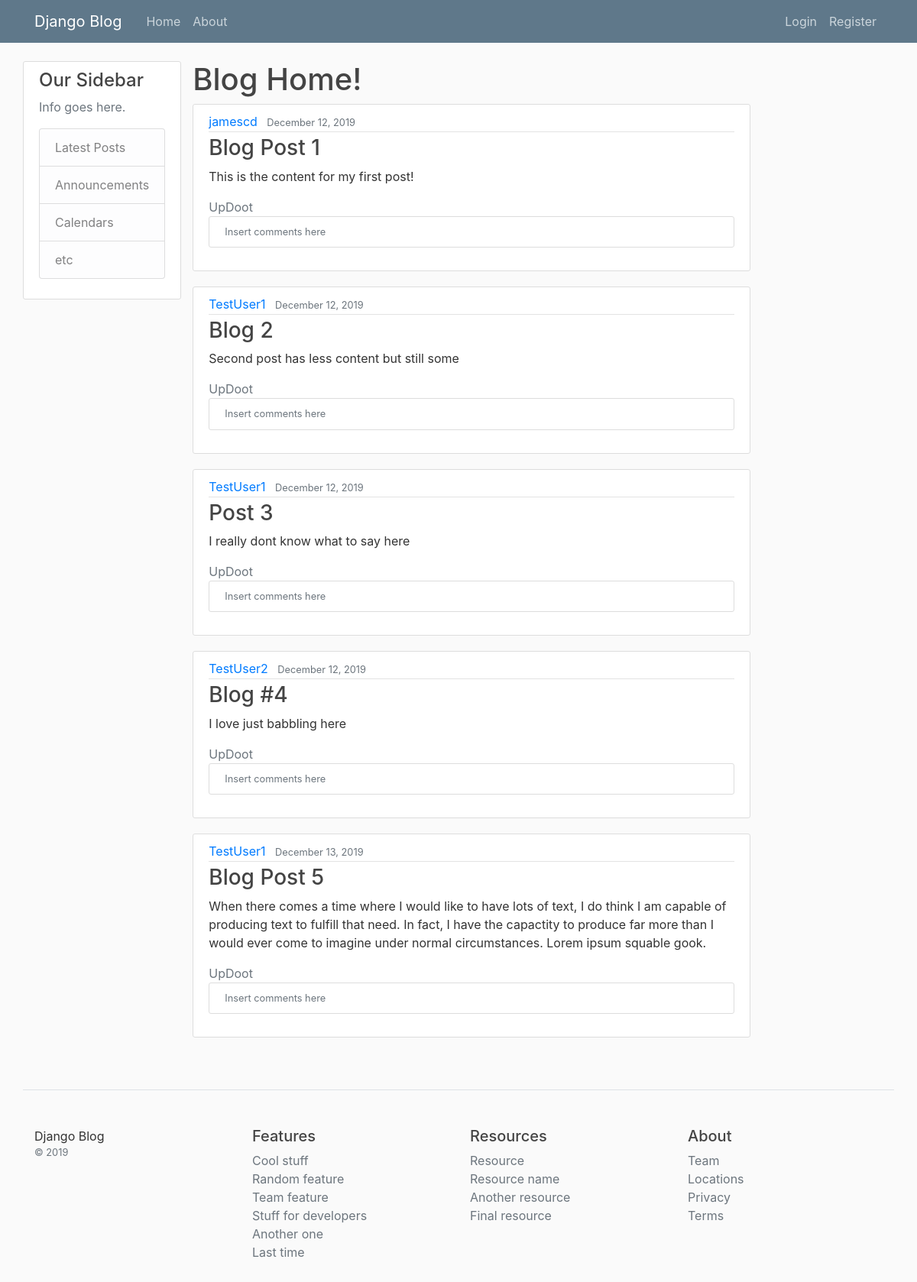
The page / on the database its author committed.
### blog/models.py (models this page shows, shortened)
class Post(models.Model):
	title = models.CharField(max_length=100)
	content = models.TextField()
	date_posted = models.DateTimeField(default=timezone.now)
	author = models.ForeignKey(User, on_delete=models.CASCADE)

### blog/views.py (the view)
# urls.py: path('', views.home, name='blog-home'),
def home(request):
    context = {
		'title': 'Home', # Adds custom title to browser tab label
        'posts': Post.objects.all() # Grabs list of all posts
    }
    return render(request, 'blog/home.html', context)

### blog/templates/blog/home.html
{% extends "blog/base.html" %}
{% block content %}
<h1>Blog Home!</h1>
{% for post in posts %}
<article class="media content-section">
	<div class="media-body">
		<div class="article-metadata">
			<a class="mr-2" href="#">{{ post.author }}</a>
			<small class="text-muted">{{ post.date_posted|date:"F d, Y" }}</small>
		</div>
		<h3><a class="article-title" href="#">{{ post.title }}</a></h3>
		<p class="article-content">{{ post.content }}</p>
		<a class="text-muted" href="#">UpDoot</a>
		<div class="media content-section">
			<small class="text-muted">Insert comments here</small>
		</div>
	</div>
</article>
{% endfor %}
{% endblock content %}

### blog/static/blog/main.css (style rules this page uses)
body { background: #fafafa; color: #333333; margin-top: 5rem; }
h1, h2, h3, h4, h5, h6 { color: #444444; }
.content-section { background: #ffffff; padding: 10px 20px; border: 1px solid #dddddd; border-radius: 3px; margin-bottom: 20px; }
.article-title { color: #444444; }
.article-content { white-space: pre-line; }
.article-metadata { padding-bottom: 1px; margin-bottom: 4px; border-bottom: 1px solid #e3e3e3 }

### rows shown on the page
Post: author "jamescd", date_posted "December 12, 2019", title "Blog Post 1", content "This is the content for my first post!"
Post: author "TestUser1", date_posted "December 12, 2019", title "Blog 2", content "Second post has less content but still some"
Post: author "TestUser1", date_posted "December 12, 2019", title "Post 3", content "I really dont know what to say here"
Post: author "TestUser2", date_posted "December 12, 2019", title "Blog #4", content "I love just babbling here"
Post: author "TestUser1", date_posted "December 13, 2019", title "Blog Post 5", content "When there comes a time where I would like to have lots of text, I do think I am capable of producing text to fulfill that need. In fact, I have the capactity to produce far more than I would ever come to imagine under normal circumstances. Lorem ipsum squable gook."
